Frame 1 (no input): blank canvas, image omitted
Frame 60 (the mouse pressed at the canvas centre just before this capture): blank canvas, image omitted
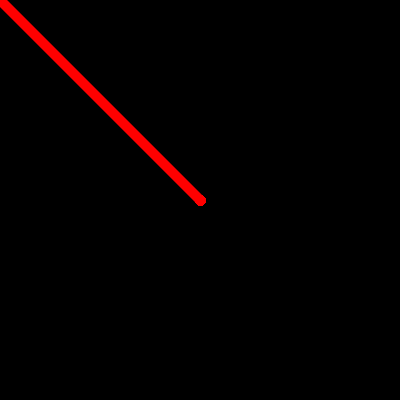
Frame 120 (the mouse held since frame 60 and released just before this capture)

The Processing sketch whose frames 1 and 60 were blank and that drew this single picture after the mouse press (run headless with seeded random() and noise(); from frame 60 on, the mouse is pressed at the canvas centre):

// Processing sketch: processing_136092
// ── processing_136092.pde

void setup(){
  size(400,400);
  background(0);
  smooth();
}

void draw(){
  if(mousePressed){
    stroke(255, 0, 0);
    strokeWeight(10);
    line(mouseX, mouseY, pmouseX, pmouseY);
  }
  
  if(keyPressed){
    fill(0, 255, 0);
    stroke(0, 255, 0);
    ellipse(mouseX, mouseY, 20, 20);
  }
}
